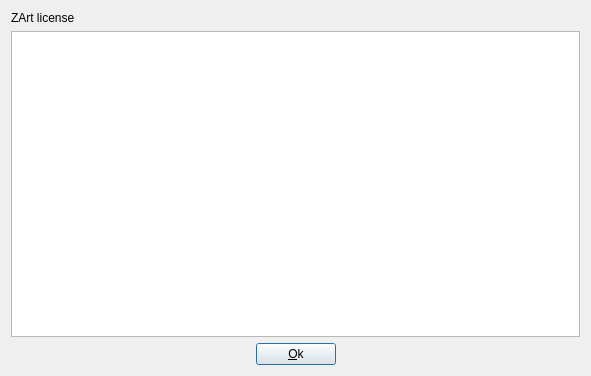
<?xml version="1.0" encoding="UTF-8"?>
<ui version="4.0">
 <class>DialogLicense</class>
 <widget class="QDialog" name="DialogLicense">
  <property name="geometry">
   <rect>
    <x>0</x>
    <y>0</y>
    <width>591</width>
    <height>376</height>
   </rect>
  </property>
  <property name="windowTitle">
   <string>License</string>
  </property>
  <layout class="QVBoxLayout" name="verticalLayout">
   <item>
    <widget class="QLabel" name="label">
     <property name="text">
      <string>ZArt license</string>
     </property>
    </widget>
   </item>
   <item>
    <widget class="QTextEdit" name="_text">
     <property name="readOnly">
      <bool>true</bool>
     </property>
    </widget>
   </item>
   <item>
    <layout class="QHBoxLayout" name="horizontalLayout">
     <item>
      <spacer name="horizontalSpacer">
       <property name="orientation">
        <enum>Qt::Horizontal</enum>
       </property>
       <property name="sizeHint" stdset="0">
        <size>
         <width>40</width>
         <height>20</height>
        </size>
       </property>
      </spacer>
     </item>
     <item>
      <widget class="QPushButton" name="_pkOk">
       <property name="text">
        <string>&amp;Ok</string>
       </property>
      </widget>
     </item>
     <item>
      <spacer name="horizontalSpacer_2">
       <property name="orientation">
        <enum>Qt::Horizontal</enum>
       </property>
       <property name="sizeHint" stdset="0">
        <size>
         <width>40</width>
         <height>20</height>
        </size>
       </property>
      </spacer>
     </item>
    </layout>
   </item>
  </layout>
 </widget>
 <resources/>
 <connections>
  <connection>
   <sender>_pkOk</sender>
   <signal>pressed()</signal>
   <receiver>DialogLicense</receiver>
   <slot>accept()</slot>
   <hints>
    <hint type="sourcelabel">
     <x>282</x>
     <y>343</y>
    </hint>
    <hint type="destinationlabel">
     <x>295</x>
     <y>187</y>
    </hint>
   </hints>
  </connection>
 </connections>
</ui>
